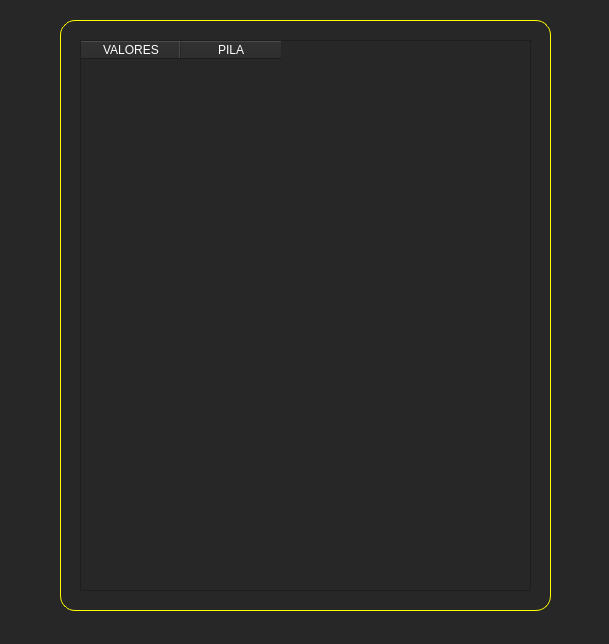
<?xml version="1.0" encoding="UTF-8"?>
<ui version="4.0">
 <class>Form</class>
 <widget class="QWidget" name="Form">
  <property name="geometry">
   <rect>
    <x>0</x>
    <y>0</y>
    <width>609</width>
    <height>644</height>
   </rect>
  </property>
  <property name="windowTitle">
   <string>Form</string>
  </property>
  <property name="styleSheet">
   <string notr="true">background-color: rgb(39, 39, 39);</string>
  </property>
  <widget class="QTableWidget" name="tabla_errores">
   <property name="geometry">
    <rect>
     <x>80</x>
     <y>40</y>
     <width>451</width>
     <height>551</height>
    </rect>
   </property>
   <property name="styleSheet">
    <string notr="true">
color: rgb(255, 255, 255);</string>
   </property>
   <column>
    <property name="text">
     <string>VALORES</string>
    </property>
   </column>
   <column>
    <property name="text">
     <string>PILA</string>
    </property>
   </column>
  </widget>
  <widget class="QLabel" name="label">
   <property name="geometry">
    <rect>
     <x>60</x>
     <y>20</y>
     <width>491</width>
     <height>591</height>
    </rect>
   </property>
   <property name="styleSheet">
    <string notr="true">border: 1px solid;
border-radius: 15px;
border-color: rgb(255, 255, 0);</string>
   </property>
   <property name="text">
    <string/>
   </property>
  </widget>
  <zorder>label</zorder>
  <zorder>tabla_errores</zorder>
 </widget>
 <resources/>
 <connections/>
</ui>
